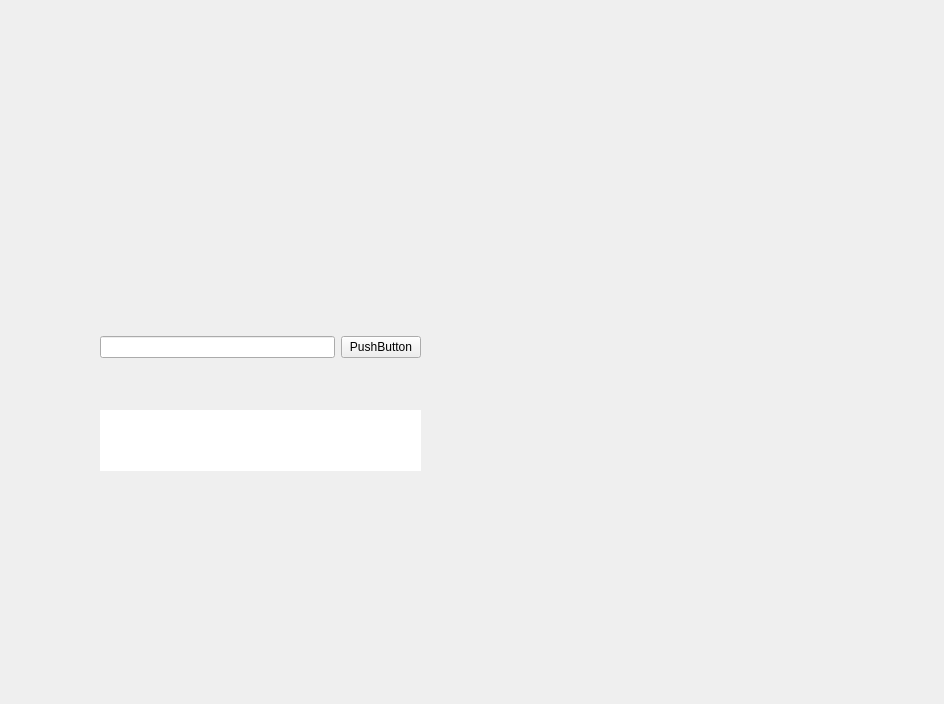
<?xml version="1.0" encoding="UTF-8"?>
<ui version="4.0">
 <class>MainWindowDesign</class>
 <widget class="QMainWindow" name="MainWindowDesign">
  <property name="geometry">
   <rect>
    <x>0</x>
    <y>0</y>
    <width>944</width>
    <height>704</height>
   </rect>
  </property>
  <property name="windowTitle">
   <string>QRosApp</string>
  </property>
  <property name="windowIcon">
   <iconset resource="../resources/images.qrc">
    <normaloff>:/images/icon.png</normaloff>:/images/icon.png</iconset>
  </property>
  <property name="locale">
   <locale language="English" country="Australia"/>
  </property>
  <widget class="QWidget" name="centralwidget">
   <widget class="QWidget" name="gridLayoutWidget">
    <property name="geometry">
     <rect>
      <x>100</x>
      <y>300</y>
      <width>321</width>
      <height>95</height>
     </rect>
    </property>
    <layout class="QGridLayout" name="gridLayout">
     <item row="0" column="1">
      <widget class="QPushButton" name="btn_send">
       <property name="text">
        <string>PushButton</string>
       </property>
      </widget>
     </item>
     <item row="0" column="0">
      <widget class="QLineEdit" name="lineEdit"/>
     </item>
    </layout>
   </widget>
   <widget class="QLabel" name="label">
    <property name="geometry">
     <rect>
      <x>100</x>
      <y>410</y>
      <width>321</width>
      <height>61</height>
     </rect>
    </property>
    <property name="styleSheet">
     <string notr="true">background-color: rgb(255, 255, 255);
color: rgb(0, 0, 0);</string>
    </property>
    <property name="text">
     <string/>
    </property>
   </widget>
  </widget>
  <action name="action_Quit">
   <property name="text">
    <string>&amp;Quit</string>
   </property>
   <property name="shortcut">
    <string>Ctrl+Q</string>
   </property>
   <property name="shortcutContext">
    <enum>Qt::ApplicationShortcut</enum>
   </property>
  </action>
  <action name="action_Preferences">
   <property name="text">
    <string>&amp;Preferences</string>
   </property>
  </action>
  <action name="actionAbout">
   <property name="text">
    <string>&amp;About</string>
   </property>
  </action>
  <action name="actionAbout_Qt">
   <property name="text">
    <string>About &amp;Qt</string>
   </property>
  </action>
 </widget>
 <resources>
  <include location="../resources/images.qrc"/>
 </resources>
 <connections>
  <connection>
   <sender>action_Quit</sender>
   <signal>triggered()</signal>
   <receiver>MainWindowDesign</receiver>
   <slot>close()</slot>
   <hints>
    <hint type="sourcelabel">
     <x>-1</x>
     <y>-1</y>
    </hint>
    <hint type="destinationlabel">
     <x>399</x>
     <y>299</y>
    </hint>
   </hints>
  </connection>
 </connections>
</ui>
